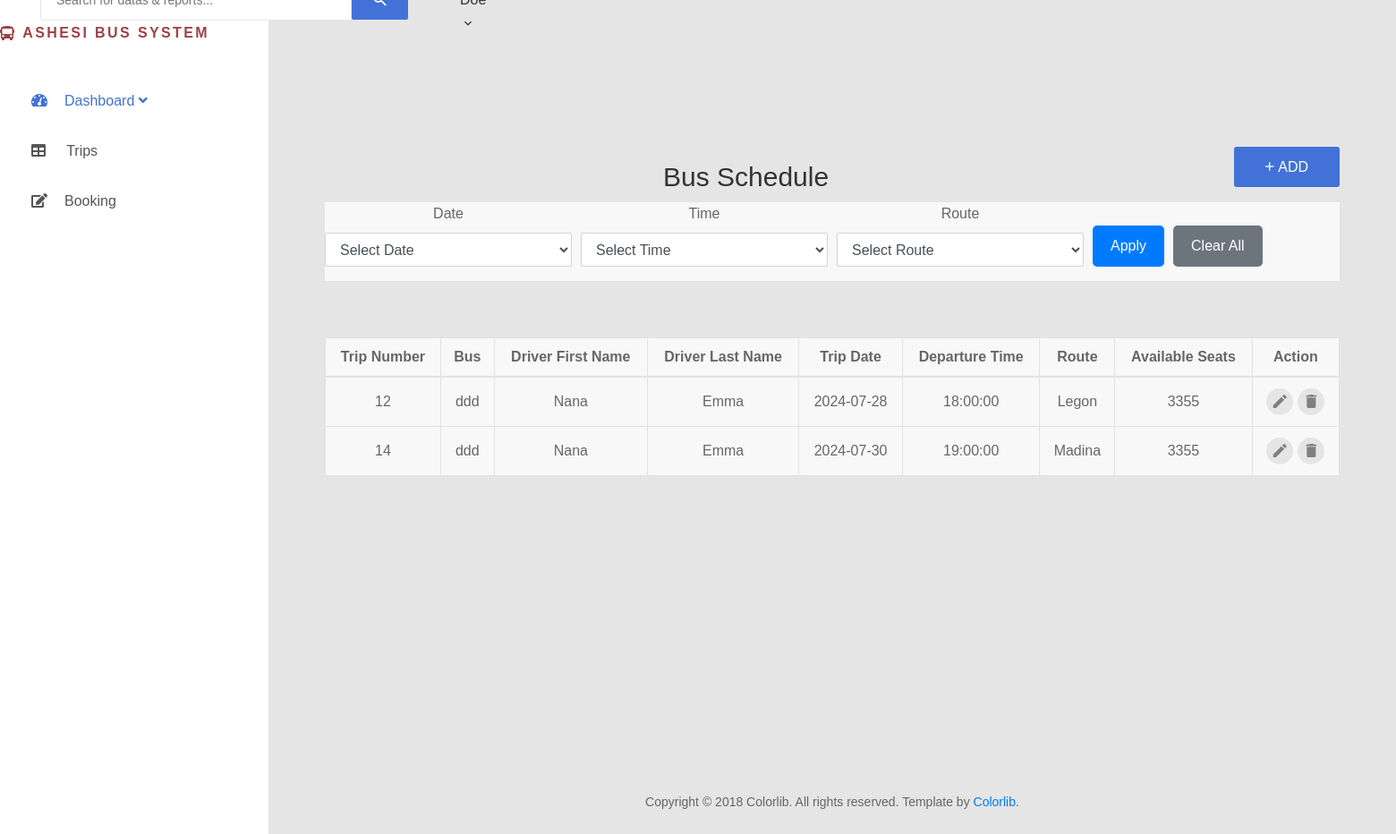
Screenshot of /admin/trips.php with the database file from the repository.
### tables this page shows
CREATE TABLE `trips` (
  `trip_id` int(11) NOT NULL,
  `bus_id` int(11) NOT NULL,
  `first_name` varchar(60) NOT NULL,
  `last_name` varchar(60) NOT NULL,
  `trip_date` date NOT NULL,
  `departure_time` time NOT NULL,
  `route` varchar(255) NOT NULL
);

CREATE TABLE `buses` (
  `bus_id` int(11) NOT NULL,
  `bus_number` varchar(255) NOT NULL,
  `capacity` int(11) NOT NULL,
  `bus_name` varchar(255) NOT NULL,
  `bus_status` enum('active','inactive','maintenance/unavailable') NOT NULL
);

### admin/trips.php (the view, shortened to what this page needs)
<?php include 'styles.php'?>
<?php require '../config/connection.php';?>
<body>
    <div class="page-wrapper">
        <?php include 'side-menu.php'?>
        <?php include 'desktop-header.php'?>
        <div class="page-container">
            <div class="main-content">
                <div class="row">
                    <div class="col-md-12">
                        <div class="overview-wrap">
                            <h2 class="title-1" style="margin-left:35%;">Bus Schedule</h2>
                            <div class="popup">
                                <button class="au-btn au-btn-icon au-btn--blue" onclick="addDriver()" style="position: absolute; right: 5vw; top: -1vw;">
                                    <i class="zmdi zmdi-plus"></i>Add
                                </button>
                            </div>
                        </div>
                    </div>
                </div>
                <?php include 'trip.php'?>
            </div>
            <?php include 'footer.php'?>
        </div>
</body>

### admin/trip.php (shortened to what this page needs)
<?php
$getTrips = $connection->prepare("SELECT
        t.trip_id,
        b.bus_name,
        t.first_name,
        t.last_name,
        t.trip_date,
        t.departure_time,
        t.route,
        b.capacity AS available_seats
    FROM
        trips t
    JOIN
        buses b ON t.bus_id = b.bus_id
");
$getTrips->execute();
$busTrips = $getTrips->get_result();
$allTrips = $busTrips->fetch_all(MYSQLI_ASSOC);
?>
<section style="background-color: #f8f8f8; margin: 5%; margin-top: 10px;">
    <form id="filter-form" class="mb-4">
        <div class="form-row">
            <div class="col-md-3 mb-3">
                <label for="filter-date">Date</label>
                <select class="form-control" id="filter-date">
                    <option value="">Select Date</option>
                </select>
            </div>
            <div class="col-md-3 mb-3">
                <label for="filter-time">Time</label>
                <select class="form-control" id="filter-time">
                    <option value="">Select Time</option>
                </select>
            </div>
            <div class="col-md-3 mb-3">
                <label for="filter-route">Route</label>
                <select class="form-control" id="filter-route">
                    <option value="">Select Route</option>
                </select>
            </div>
            <div class="col-md-3 mb-3 d-flex align-items-end">
                <button style="margin-right: 10px; padding: 10px 20px; background-color: #007bff; color: white; border: none; border-radius: 5px; cursor: pointer;" type="button" onclick="applyFilters()">Apply</button>
                <button style="padding: 10px 20px; background-color: #6c757d; color: white; border: none; border-radius: 5px; cursor: pointer;" type="button" onclick="clearFilters()">Clear All</button>
            </div>
        </div>
    </form>
</section>
<section style="background-color: #f8f8f8; margin: 5%">
    <table class="table table-bordered" id="bus-schedule">
        <thead>
            <tr>
                <th>Trip Number</th>
                <th>Bus</th>
                <th>Driver First Name</th>
                <th>Driver Last Name</th>
                <th>Trip Date</th>
                <th>Departure Time</th>
                <th>Route</th>
                <th>Available Seats</th>
                <th>Action</th>
            </tr>
        </thead>
        <tbody>
            <?php foreach ($allTrips as $trip): ?>
            <tr id="trip-<?= htmlspecialchars($trip['trip_id'], ENT_QUOTES, 'UTF-8') ?>">
                <td><?= htmlspecialchars($trip['trip_id'], ENT_QUOTES, 'UTF-8') ?></td>
                <td><?= htmlspecialchars($trip['bus_name'], ENT_QUOTES, 'UTF-8') ?></td>
                <td><?= htmlspecialchars($trip['first_name'], ENT_QUOTES, 'UTF-8') ?></td>
                <td><?= htmlspecialchars($trip['last_name'], ENT_QUOTES, 'UTF-8') ?></td>
                <td><?= htmlspecialchars($trip['trip_date'], ENT_QUOTES, 'UTF-8') ?></td>
                <td><?= htmlspecialchars($trip['departure_time'], ENT_QUOTES, 'UTF-8') ?></td>
                <td><?= htmlspecialchars($trip['route'], ENT_QUOTES, 'UTF-8') ?></td>
                <td><?= htmlspecialchars($trip['available_seats'], ENT_QUOTES, 'UTF-8') ?></td>
                <td>
                    <div class="table-data-feature">
                        <button class="item" data-toggle="tooltip" data-placement="top" title="Edit" onclick="editTrip(<?= htmlspecialchars($trip['trip_id'], ENT_QUOTES, 'UTF-8') ?>)">
                            <i class="zmdi zmdi-edit"></i>
                        </button>
                        <button class="item" data-toggle="tooltip" data-placement="top" title="Delete" onclick="deleteTrip(<?= htmlspecialchars($trip['trip_id'], ENT_QUOTES, 'UTF-8') ?>)">
                            <i class="zmdi zmdi-delete"></i>
                        </button>
                    </div>
                </td>
            </tr>
            <?php endforeach; ?>
        </tbody>
    </table>
</section>

### admin/trip.php (style rules this page uses)
form, th, td { text-align: center; }

### admin/trips.php (style rules this page uses)
th, td { align-content: center; }

### rows the page displays
trips: trip_id "12", bus.bus_name "ddd", first_name "Nana", last_name "Emma", trip_date "2024-07-28", departure_time "18:00:00", route "Legon", bus.capacity "3355"
trips: trip_id "14", bus.bus_name "ddd", first_name "Nana", last_name "Emma", trip_date "2024-07-30", departure_time "19:00:00", route "Madina", bus.capacity "3355"
